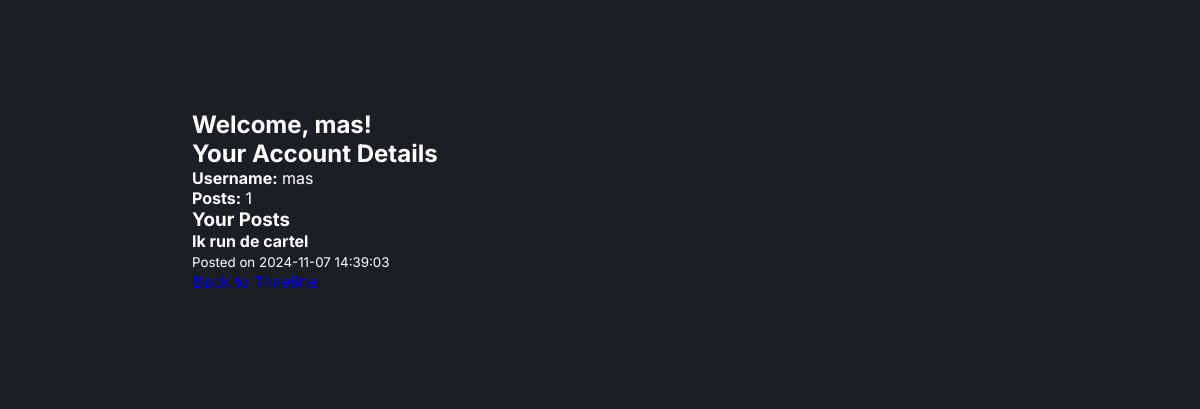
Page /account (signed in) on the committed database.
### app/models.py (models this page shows, shortened)
class User(db.Model, UserMixin):
    id = db.Column(db.Integer, primary_key=True)
    username = db.Column(db.String(50), unique=True, nullable=False)
    password_hash = db.Column(db.String(128), nullable=False)
    followed = db.relationship(
        'User', secondary=followers,
        primaryjoin=(followers.c.follower_id == id),
        secondaryjoin=(followers.c.followed_id == id),
        backref=db.backref('followers', lazy='dynamic'), lazy='dynamic'
    )

class Post(db.Model):
    id = db.Column(db.Integer, primary_key=True)
    username = db.Column(db.String(50), nullable=False)
    content = db.Column(db.String(280), nullable=False)
    timestamp = db.Column(db.DateTime, default=datetime.utcnow)
    like_count = db.Column(db.Integer, default=0)
    topics = db.Column(db.String(200))
    comments = db.relationship('Comment', backref='post', cascade="all, delete-orphan")

### app/routes.py (the view)
@main.route('/account')
@login_required  # Ensure only logged-in users can access this route
def view_account():
    user = current_user  # Get the currently logged-in user
    user_posts = Post.query.filter_by(username=user.username).all()  # Fetch user's posts
    return render_template('account.html', user=user, posts=user_posts)

### app/__init__.py (called while the page is built)
def create_app():
    app = Flask(__name__)
    app.config['SECRET_KEY'] = 'your_secret_key'
    app.config['SQLALCHEMY_DATABASE_URI'] = 'sqlite:///site.db'
    db.init_app(app)
    migrate.init_app(app, db)
    bcrypt.init_app(app)
    login_manager.init_app(app)
    login_manager.login_view = 'main.login'
    login_manager.login_message_category = 'info'
    from .routes import main
    app.register_blueprint(main)
    from .models import User
    @login_manager.user_loader
    def load_user(user_id):
        return User.query.get(int(user_id))
    return app

### app/templates/account.html (shortened to what this page needs)
<!DOCTYPE html>
<html lang="en">
  <head>
    <link rel="stylesheet" href="{{ url_for('static', filename='stylesheet.css') }}" />
    <link href="https://cdn.jsdelivr.net/npm/remixicon@4.3.0/fonts/remixicon.css" rel="stylesheet" />
  </head>
  <body>
    <section class="account-details">
      <h1>Welcome, {{ user.username }}!</h1>
      <h2>Your Account Details</h2>
      <ul>
        <li><strong>Username:</strong> {{ user.username }}</li>
        <li><strong>Posts:</strong> {{ posts|length }}</li>
      </ul>
      <h3>Your Posts</h3>
      <ul>
        {% for post in posts %}
        <li>
          <p><strong>{{ post.content }}</strong></p>
          <small>Posted on {{ post.timestamp.strftime('%Y-%m-%d %H:%M:%S') }}</small>
        </li>
        {% endfor %}
      </ul>
      <a href="{{ url_for('main.home') }}">Back to Timeline</a>
    </section>
  </body>
</html>

### app/static/stylesheet.css (style rules this page uses)
* { padding: 0; margin: 0; box-sizing: border-box; font-family: "Inter", sans-serif; text-decoration: none; list-style: none; scroll-behavior: smooth; }
:root { --text-color: #fff; --bg-color: #1b1f24; --secong-bg-color: #22282f; --third-bg-color: #2d343f; --main-color: #359381; --second-color: #c3cad5; --tertiary-color: #93dfd5; --h1-font: 4.5rem; --h2-font: 2.9rem; --p-font: 1rem; }
body { color: var(--text-color); background: var(--bg-color); overflow-x: hidden; }
section { padding: 110px 16% 90px; background: var(--bg-color); }

### rows in the picture
User: username "mas"
Post: content "Ik run de cartel", timestamp "2024-11-07 14:39:03"

### other values in the picture
{{ posts|length }} "1"
